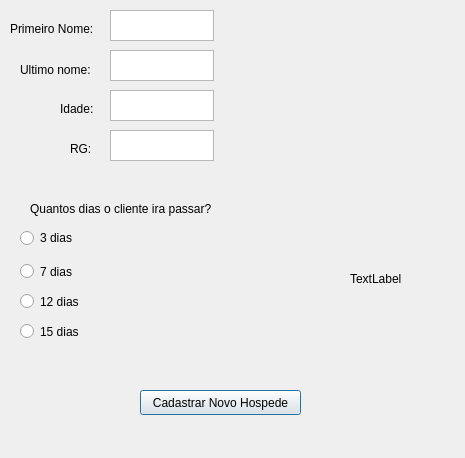
<?xml version="1.0" encoding="UTF-8"?>
<ui version="4.0">
 <class>Hospedes</class>
 <widget class="QDialog" name="Hospedes">
  <property name="geometry">
   <rect>
    <x>0</x>
    <y>0</y>
    <width>465</width>
    <height>458</height>
   </rect>
  </property>
  <property name="windowTitle">
   <string>Dialog</string>
  </property>
  <widget class="QPushButton" name="btNovoHospede">
   <property name="geometry">
    <rect>
     <x>140</x>
     <y>390</y>
     <width>161</width>
     <height>25</height>
    </rect>
   </property>
   <property name="text">
    <string>Cadastrar Novo Hospede</string>
   </property>
  </widget>
  <widget class="QLabel" name="label">
   <property name="geometry">
    <rect>
     <x>10</x>
     <y>20</y>
     <width>91</width>
     <height>17</height>
    </rect>
   </property>
   <property name="text">
    <string>Primeiro Nome:</string>
   </property>
  </widget>
  <widget class="QLabel" name="label_2">
   <property name="geometry">
    <rect>
     <x>60</x>
     <y>100</y>
     <width>41</width>
     <height>17</height>
    </rect>
   </property>
   <property name="text">
    <string>Idade:</string>
   </property>
  </widget>
  <widget class="QLabel" name="label_3">
   <property name="geometry">
    <rect>
     <x>70</x>
     <y>140</y>
     <width>31</width>
     <height>17</height>
    </rect>
   </property>
   <property name="text">
    <string>RG:</string>
   </property>
  </widget>
  <widget class="QTextEdit" name="textNome">
   <property name="geometry">
    <rect>
     <x>110</x>
     <y>10</y>
     <width>104</width>
     <height>31</height>
    </rect>
   </property>
  </widget>
  <widget class="QTextEdit" name="textIdade">
   <property name="geometry">
    <rect>
     <x>110</x>
     <y>90</y>
     <width>104</width>
     <height>31</height>
    </rect>
   </property>
  </widget>
  <widget class="QTextEdit" name="textRPG">
   <property name="geometry">
    <rect>
     <x>110</x>
     <y>130</y>
     <width>104</width>
     <height>31</height>
    </rect>
   </property>
  </widget>
  <widget class="QRadioButton" name="R3Button">
   <property name="geometry">
    <rect>
     <x>20</x>
     <y>230</y>
     <width>96</width>
     <height>16</height>
    </rect>
   </property>
   <property name="text">
    <string>3 dias</string>
   </property>
  </widget>
  <widget class="QRadioButton" name="R7Button">
   <property name="geometry">
    <rect>
     <x>20</x>
     <y>260</y>
     <width>96</width>
     <height>23</height>
    </rect>
   </property>
   <property name="text">
    <string>7 dias </string>
   </property>
  </widget>
  <widget class="QRadioButton" name="R12Button">
   <property name="geometry">
    <rect>
     <x>20</x>
     <y>290</y>
     <width>96</width>
     <height>23</height>
    </rect>
   </property>
   <property name="text">
    <string>12 dias </string>
   </property>
  </widget>
  <widget class="QLabel" name="label_4">
   <property name="geometry">
    <rect>
     <x>30</x>
     <y>200</y>
     <width>191</width>
     <height>17</height>
    </rect>
   </property>
   <property name="text">
    <string>Quantos dias o cliente ira passar?</string>
   </property>
  </widget>
  <widget class="QRadioButton" name="R15Button">
   <property name="geometry">
    <rect>
     <x>20</x>
     <y>320</y>
     <width>96</width>
     <height>23</height>
    </rect>
   </property>
   <property name="text">
    <string>15 dias</string>
   </property>
  </widget>
  <widget class="QLabel" name="lbteste">
   <property name="geometry">
    <rect>
     <x>350</x>
     <y>270</y>
     <width>54</width>
     <height>17</height>
    </rect>
   </property>
   <property name="text">
    <string>TextLabel</string>
   </property>
  </widget>
  <widget class="QLabel" name="label_5">
   <property name="geometry">
    <rect>
     <x>20</x>
     <y>60</y>
     <width>81</width>
     <height>20</height>
    </rect>
   </property>
   <property name="text">
    <string>Ultimo nome:</string>
   </property>
  </widget>
  <widget class="QTextEdit" name="textSobrenome">
   <property name="geometry">
    <rect>
     <x>110</x>
     <y>50</y>
     <width>104</width>
     <height>31</height>
    </rect>
   </property>
  </widget>
 </widget>
 <resources/>
 <connections/>
</ui>
